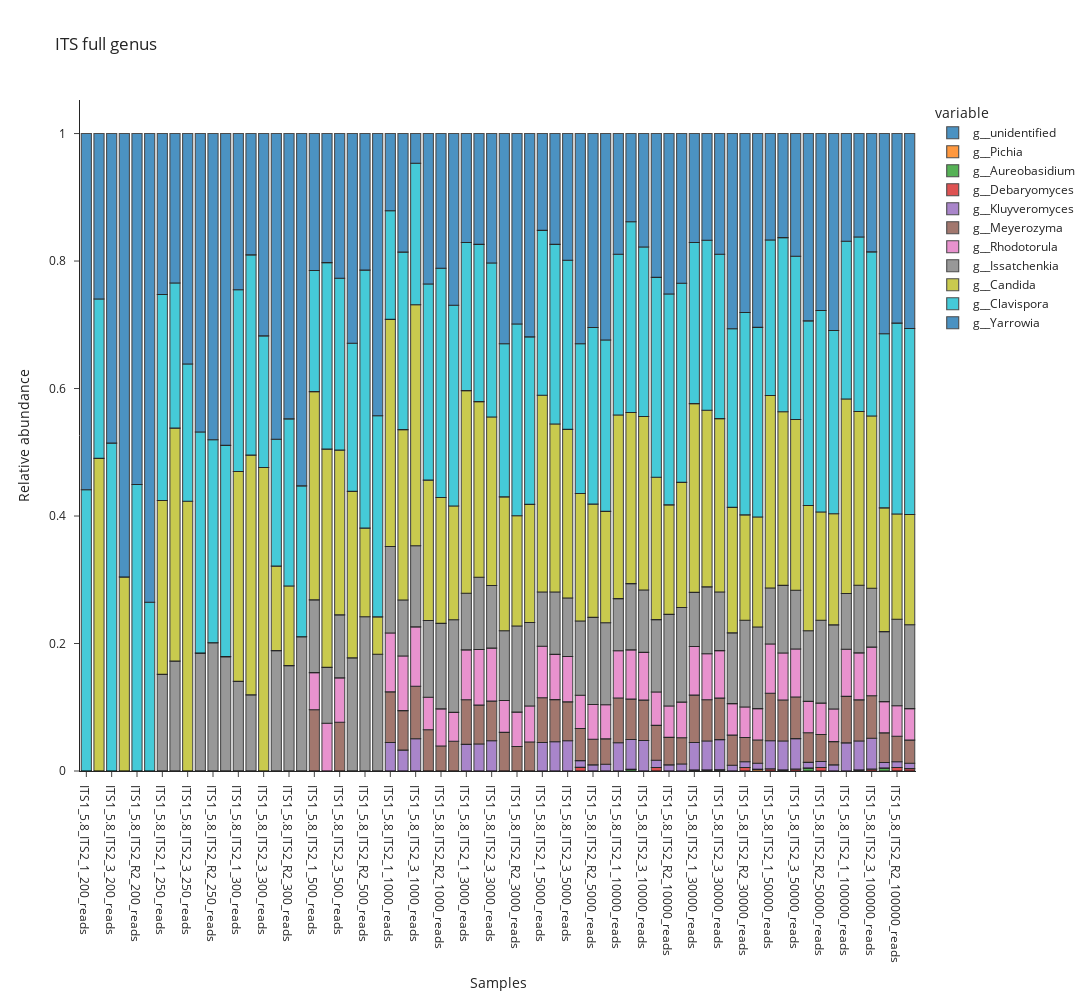

Notebook cell for this chart:
### Code cell
fig = px.bar(data_its12_g_sorted.T, 
             y=data_its12_g_sorted.index, 
             x=data_its12_g_sorted.columns,
             width=1600, 
             height=1000, 
            # color=data_tax_df.index,
             labels={'value': 'Relative abundance', 'index':'Samples'}, 
             template='simple_white', title = 'ITS full genus')
            # color_discrete_map=Color_collection)
#fig.update_layout(yaxis_range=[0, 1], legend_title_text='Taxon', legend_title_side='top center')
fig.update_traces(marker_line_width=1.1, marker_line_color='#202020', opacity=0.8)
fig.update_yaxes(ticksuffix = "  ")
fig.show()

### Figure 1 — Plotly figure (JSON) as saved in the notebook; plotly's stock layout.template omitted (floating-point values rounded to 4 significant figures)
{"data": [{"alignmentgroup": "True", "hovertemplate": "variable=g__unidentified<br>Samples=%{x}<br>Relative abundance=%{y}<extra></extra>", "legendgroup": "g__unidentified", "marker": {"color": "#1F77B4", "line": {"color": "#202020", "width": 1.1}, "pattern": {"shape": ""}}, "name": "g__unidentified", "offsetgroup": "g__unidentified", "opacity": 0.8, "orientation": "v", "showlegend": true, "textposition": "auto", "type": "bar", "x": ["ITS1_5.8_ITS2_1_200_reads", "ITS1_5.8_ITS2_2_200_reads", "ITS1_5.8_ITS2_3_200_reads", "ITS1_5.8_ITS2_R1_200_reads", "ITS1_5.8_ITS2_R2_200_reads", "ITS1_5.8_ITS2_R3_200_reads", "ITS1_5.8_ITS2_1_250_reads", "ITS1_5.8_ITS2_2_250_reads", "ITS1_5.8_ITS2_3_250_reads", "ITS1_5.8_ITS2_R1_250_reads", "ITS1_5.8_ITS2_R2_250_reads", "ITS1_5.8_ITS2_R3_250_reads", "ITS1_5.8_ITS2_1_300_reads", "ITS1_5.8_ITS2_2_300_reads", "ITS1_5.8_ITS2_3_300_reads", "ITS1_5.8_ITS2_R1_300_reads", "ITS1_5.8_ITS2_R2_300_reads", "ITS1_5.8_ITS2_R3_300_reads", "ITS1_5.8_ITS2_1_500_reads", "ITS1_5.8_ITS2_2_500_reads", "ITS1_5.8_ITS2_3_500_reads", "ITS1_5.8_ITS2_R1_500_reads", "ITS1_5.8_ITS2_R2_500_reads", "ITS1_5.8_ITS2_R3_500_reads", "ITS1_5.8_ITS2_1_1000_reads", "ITS1_5.8_ITS2_2_1000_reads", "ITS1_5.8_ITS2_3_1000_reads", "ITS1_5.8_ITS2_R1_1000_reads", "ITS1_5.8_ITS2_R2_1000_reads", "ITS1_5.8_ITS2_R3_1000_reads", "ITS1_5.8_ITS2_1_3000_reads", "ITS1_5.8_ITS2_2_3000_reads", "ITS1_5.8_ITS2_3_3000_reads", "ITS1_5.8_ITS2_R1_3000_reads", "ITS1_5.8_ITS2_R2_3000_reads", "ITS1_5.8_ITS2_R3_3000_reads", "ITS1_5.8_ITS2_1_5000_reads", "ITS1_5.8_ITS2_2_5000_reads", "ITS1_5.8_ITS2_3_5000_reads", "ITS1_5.8_ITS2_R1_5000_reads", "ITS1_5.8_ITS2_R2_5000_reads", "ITS1_5.8_ITS2_R3_5000_reads", "ITS1_5.8_ITS2_1_10000_reads", "ITS1_5.8_ITS2_2_10000_reads", "ITS1_5.8_ITS2_3_10000_reads", "ITS1_5.8_ITS2_R1_10000_reads", "ITS1_5.8_ITS2_R2_10000_reads", "ITS1_5.8_ITS2_R3_10000_reads", "ITS1_5.8_ITS2_1_30000_reads", "ITS1_5.8_ITS2_2_30000_reads", "ITS1_5.8_ITS2_3_30000_reads", "ITS1_5.8_ITS2_R1_30000_reads", "ITS1_5.8_ITS2_R2_30000_reads", "ITS1_5.8_ITS2_R3_30000_reads", "ITS1_5.8_ITS2_1_50000_reads", "ITS1_5.8_ITS2_2_50000_reads", "ITS1_5.8_ITS2_3_50000_reads", "ITS1_5.8_ITS2_R1_50000_reads", "ITS1_5.8_ITS2_R2_50000_reads", "ITS1_5.8_ITS2_R3_50000_reads", "ITS1_5.8_ITS2_1_100000_reads", "ITS1_5.8_ITS2_2_100000_reads", "ITS1_5.8_ITS2_3_100000_reads", "ITS1_5.8_ITS2_R1_100000_reads", "ITS1_5.8_ITS2_R2_100000_reads", "ITS1_5.8_ITS2_R3_100000_reads"], "xaxis": "x", "y": [0, 0, 0, 0, 0, 0, 0, 0, 0, 0, 0, 0, 0, 0, 0, 0, 0, 0, 0, 0, 0, 0, 0, 0, 0, 0, 0, 0, 0, 0, 0, 0, 0, 0, 0, 0, 0, 0, 0, 0, 0, 0, 0, 0, 0, 0, 0, 0, 0, 0.001454, 0, 0, 0, 0, 0, 0.001564, 0, 0, 0, 0, 0, 0.001565, 0, 0, 0, 0], "yaxis": "y"}, {"alignmentgroup": "True", "hovertemplate": "variable=g__Pichia<br>Samples=%{x}<br>Relative abundance=%{y}<extra></extra>", "legendgroup": "g__Pichia", "marker": {"color": "#FF7F0E", "line": {"color": "#202020", "width": 1.1}, "pattern": {"shape": ""}}, "name": "g__Pichia", "offsetgroup": "g__Pichia", "opacity": 0.8, "orientation": "v", "showlegend": true, "textposition": "auto", "type": "bar", "x": ["ITS1_5.8_ITS2_1_200_reads", "ITS1_5.8_ITS2_2_200_reads", "ITS1_5.8_ITS2_3_200_reads", "ITS1_5.8_ITS2_R1_200_reads", "ITS1_5.8_ITS2_R2_200_reads", "ITS1_5.8_ITS2_R3_200_reads", "ITS1_5.8_ITS2_1_250_reads", "ITS1_5.8_ITS2_2_250_reads", "ITS1_5.8_ITS2_3_250_reads", "ITS1_5.8_ITS2_R1_250_reads", "ITS1_5.8_ITS2_R2_250_reads", "ITS1_5.8_ITS2_R3_250_reads", "ITS1_5.8_ITS2_1_300_reads", "ITS1_5.8_ITS2_2_300_reads", "ITS1_5.8_ITS2_3_300_reads", "ITS1_5.8_ITS2_R1_300_reads", "ITS1_5.8_ITS2_R2_300_reads", "ITS1_5.8_ITS2_R3_300_reads", "ITS1_5.8_ITS2_1_500_reads", "ITS1_5.8_ITS2_2_500_reads", "ITS1_5.8_ITS2_3_500_reads", "ITS1_5.8_ITS2_R1_500_reads", "ITS1_5.8_ITS2_R2_500_reads", "ITS1_5.8_ITS2_R3_500_reads", "ITS1_5.8_ITS2_1_1000_reads", "ITS1_5.8_ITS2_2_1000_reads", "ITS1_5.8_ITS2_3_1000_reads", "ITS1_5.8_ITS2_R1_1000_reads", "ITS1_5.8_ITS2_R2_1000_reads", "ITS1_5.8_ITS2_R3_1000_reads", "ITS1_5.8_ITS2_1_3000_reads", "ITS1_5.8_ITS2_2_3000_reads", "ITS1_5.8_ITS2_3_3000_reads", "ITS1_5.8_ITS2_R1_3000_reads", "ITS1_5.8_ITS2_R2_3000_reads", "ITS1_5.8_ITS2_R3_3000_reads", "ITS1_5.8_ITS2_1_5000_reads", "ITS1_5.8_ITS2_2_5000_reads", "ITS1_5.8_ITS2_3_5000_reads", "ITS1_5.8_ITS2_R1_5000_reads", "ITS1_5.8_ITS2_R2_5000_reads", "ITS1_5.8_ITS2_R3_5000_reads", "ITS1_5.8_ITS2_1_10000_reads", "ITS1_5.8_ITS2_2_10000_reads", "ITS1_5.8_ITS2_3_10000_reads", "ITS1_5.8_ITS2_R1_10000_reads", "ITS1_5.8_ITS2_R2_10000_reads", "ITS1_5.8_ITS2_R3_10000_reads", "ITS1_5.8_ITS2_1_30000_reads", "ITS1_5.8_ITS2_2_30000_reads", "ITS1_5.8_ITS2_3_30000_reads", "ITS1_5.8_ITS2_R1_30000_reads", "ITS1_5.8_ITS2_R2_30000_reads", "ITS1_5.8_ITS2_R3_30000_reads", "ITS1_5.8_ITS2_1_50000_reads", "ITS1_5.8_ITS2_2_50000_reads", "ITS1_5.8_ITS2_3_50000_reads", "ITS1_5.8_ITS2_R1_50000_reads", "ITS1_5.8_ITS2_R2_50000_reads", "ITS1_5.8_ITS2_R3_50000_reads", "ITS1_5.8_ITS2_1_100000_reads", "ITS1_5.8_ITS2_2_100000_reads", "ITS1_5.8_ITS2_3_100000_reads", "ITS1_5.8_ITS2_R1_100000_reads", "ITS1_5.8_ITS2_R2_100000_reads", "ITS1_5.8_ITS2_R3_100000_reads"], "xaxis": "x", "y": [0, 0, 0, 0, 0, 0, 0, 0, 0, 0, 0, 0, 0, 0, 0, 0, 0, 0, 0, 0, 0, 0, 0, 0, 0, 0, 0, 0, 0, 0, 0, 0, 0, 0, 0, 0, 0, 0, 0, 0, 0, 0, 0, 0, 0, 0, 0, 0, 0.001399, 0, 0.001816, 0, 0, 0.002543, 0, 0, 0, 0, 0, 0, 0, 0, 0, 0, 0, 0], "yaxis": "y"}, {"alignmentgroup": "True", "hovertemplate": "variable=g__Aureobasidium<br>Samples=%{x}<br>Relative abundance=%{y}<extra></extra>", "legendgroup": "g__Aureobasidium", "marker": {"color": "#2CA02C", "line": {"color": "#202020", "width": 1.1}, "pattern": {"shape": ""}}, "name": "g__Aureobasidium", "offsetgroup": "g__Aureobasidium", "opacity": 0.8, "orientation": "v", "showlegend": true, "textposition": "auto", "type": "bar", "x": ["ITS1_5.8_ITS2_1_200_reads", "ITS1_5.8_ITS2_2_200_reads", "ITS1_5.8_ITS2_3_200_reads", "ITS1_5.8_ITS2_R1_200_reads", "ITS1_5.8_ITS2_R2_200_reads", "ITS1_5.8_ITS2_R3_200_reads", "ITS1_5.8_ITS2_1_250_reads", "ITS1_5.8_ITS2_2_250_reads", "ITS1_5.8_ITS2_3_250_reads", "ITS1_5.8_ITS2_R1_250_reads", "ITS1_5.8_ITS2_R2_250_reads", "ITS1_5.8_ITS2_R3_250_reads", "ITS1_5.8_ITS2_1_300_reads", "ITS1_5.8_ITS2_2_300_reads", "ITS1_5.8_ITS2_3_300_reads", "ITS1_5.8_ITS2_R1_300_reads", "ITS1_5.8_ITS2_R2_300_reads", "ITS1_5.8_ITS2_R3_300_reads", "ITS1_5.8_ITS2_1_500_reads", "ITS1_5.8_ITS2_2_500_reads", "ITS1_5.8_ITS2_3_500_reads", "ITS1_5.8_ITS2_R1_500_reads", "ITS1_5.8_ITS2_R2_500_reads", "ITS1_5.8_ITS2_R3_500_reads", "ITS1_5.8_ITS2_1_1000_reads", "ITS1_5.8_ITS2_2_1000_reads", "ITS1_5.8_ITS2_3_1000_reads", "ITS1_5.8_ITS2_R1_1000_reads", "ITS1_5.8_ITS2_R2_1000_reads", "ITS1_5.8_ITS2_R3_1000_reads", "ITS1_5.8_ITS2_1_3000_reads", "ITS1_5.8_ITS2_2_3000_reads", "ITS1_5.8_ITS2_3_3000_reads", "ITS1_5.8_ITS2_R1_3000_reads", "ITS1_5.8_ITS2_R2_3000_reads", "ITS1_5.8_ITS2_R3_3000_reads", "ITS1_5.8_ITS2_1_5000_reads", "ITS1_5.8_ITS2_2_5000_reads", "ITS1_5.8_ITS2_3_5000_reads", "ITS1_5.8_ITS2_R1_5000_reads", "ITS1_5.8_ITS2_R2_5000_reads", "ITS1_5.8_ITS2_R3_5000_reads", "ITS1_5.8_ITS2_1_10000_reads", "ITS1_5.8_ITS2_2_10000_reads", "ITS1_5.8_ITS2_3_10000_reads", "ITS1_5.8_ITS2_R1_10000_reads", "ITS1_5.8_ITS2_R2_10000_reads", "ITS1_5.8_ITS2_R3_10000_reads", "ITS1_5.8_ITS2_1_30000_reads", "ITS1_5.8_ITS2_2_30000_reads", "ITS1_5.8_ITS2_3_30000_reads", "ITS1_5.8_ITS2_R1_30000_reads", "ITS1_5.8_ITS2_R2_30000_reads", "ITS1_5.8_ITS2_R3_30000_reads", "ITS1_5.8_ITS2_1_50000_reads", "ITS1_5.8_ITS2_2_50000_reads", "ITS1_5.8_ITS2_3_50000_reads", "ITS1_5.8_ITS2_R1_50000_reads", "ITS1_5.8_ITS2_R2_50000_reads", "ITS1_5.8_ITS2_R3_50000_reads", "ITS1_5.8_ITS2_1_100000_reads", "ITS1_5.8_ITS2_2_100000_reads", "ITS1_5.8_ITS2_3_100000_reads", "ITS1_5.8_ITS2_R1_100000_reads", "ITS1_5.8_ITS2_R2_100000_reads", "ITS1_5.8_ITS2_R3_100000_reads"], "xaxis": "x", "y": [0, 0, 0, 0, 0, 0, 0, 0, 0, 0, 0, 0, 0, 0, 0, 0, 0, 0, 0, 0, 0, 0, 0, 0, 0, 0, 0, 0, 0, 0, 0, 0, 0, 0, 0, 0, 0, 0, 0, 0, 0, 0, 0, 0.002624, 0, 0, 0, 0, 0, 0, 0, 0, 0, 0, 0, 0, 0, 0.004491, 0, 0, 0, 0, 0, 0.004454, 0, 0], "yaxis": "y"}, {"alignmentgroup": "True", "hovertemplate": "variable=g__Debaryomyces<br>Samples=%{x}<br>Relative abundance=%{y}<extra></extra>", "legendgroup": "g__Debaryomyces", "marker": {"color": "#D62728", "line": {"color": "#202020", "width": 1.1}, "pattern": {"shape": ""}}, "name": "g__Debaryomyces", "offsetgroup": "g__Debaryomyces", "opacity": 0.8, "orientation": "v", "showlegend": true, "textposition": "auto", "type": "bar", "x": ["ITS1_5.8_ITS2_1_200_reads", "ITS1_5.8_ITS2_2_200_reads", "ITS1_5.8_ITS2_3_200_reads", "ITS1_5.8_ITS2_R1_200_reads", "ITS1_5.8_ITS2_R2_200_reads", "ITS1_5.8_ITS2_R3_200_reads", "ITS1_5.8_ITS2_1_250_reads", "ITS1_5.8_ITS2_2_250_reads", "ITS1_5.8_ITS2_3_250_reads", "ITS1_5.8_ITS2_R1_250_reads", "ITS1_5.8_ITS2_R2_250_reads", "ITS1_5.8_ITS2_R3_250_reads", "ITS1_5.8_ITS2_1_300_reads", "ITS1_5.8_ITS2_2_300_reads", "ITS1_5.8_ITS2_3_300_reads", "ITS1_5.8_ITS2_R1_300_reads", "ITS1_5.8_ITS2_R2_300_reads", "ITS1_5.8_ITS2_R3_300_reads", "ITS1_5.8_ITS2_1_500_reads", "ITS1_5.8_ITS2_2_500_reads", "ITS1_5.8_ITS2_3_500_reads", "ITS1_5.8_ITS2_R1_500_reads", "ITS1_5.8_ITS2_R2_500_reads", "ITS1_5.8_ITS2_R3_500_reads", "ITS1_5.8_ITS2_1_1000_reads", "ITS1_5.8_ITS2_2_1000_reads", "ITS1_5.8_ITS2_3_1000_reads", "ITS1_5.8_ITS2_R1_1000_reads", "ITS1_5.8_ITS2_R2_1000_reads", "ITS1_5.8_ITS2_R3_1000_reads", "ITS1_5.8_ITS2_1_3000_reads", "ITS1_5.8_ITS2_2_3000_reads", "ITS1_5.8_ITS2_3_3000_reads", "ITS1_5.8_ITS2_R1_3000_reads", "ITS1_5.8_ITS2_R2_3000_reads", "ITS1_5.8_ITS2_R3_3000_reads", "ITS1_5.8_ITS2_1_5000_reads", "ITS1_5.8_ITS2_2_5000_reads", "ITS1_5.8_ITS2_3_5000_reads", "ITS1_5.8_ITS2_R1_5000_reads", "ITS1_5.8_ITS2_R2_5000_reads", "ITS1_5.8_ITS2_R3_5000_reads", "ITS1_5.8_ITS2_1_10000_reads", "ITS1_5.8_ITS2_2_10000_reads", "ITS1_5.8_ITS2_3_10000_reads", "ITS1_5.8_ITS2_R1_10000_reads", "ITS1_5.8_ITS2_R2_10000_reads", "ITS1_5.8_ITS2_R3_10000_reads", "ITS1_5.8_ITS2_1_30000_reads", "ITS1_5.8_ITS2_2_30000_reads", "ITS1_5.8_ITS2_3_30000_reads", "ITS1_5.8_ITS2_R1_30000_reads", "ITS1_5.8_ITS2_R2_30000_reads", "ITS1_5.8_ITS2_R3_30000_reads", "ITS1_5.8_ITS2_1_50000_reads", "ITS1_5.8_ITS2_2_50000_reads", "ITS1_5.8_ITS2_3_50000_reads", "ITS1_5.8_ITS2_R1_50000_reads", "ITS1_5.8_ITS2_R2_50000_reads", "ITS1_5.8_ITS2_R3_50000_reads", "ITS1_5.8_ITS2_1_100000_reads", "ITS1_5.8_ITS2_2_100000_reads", "ITS1_5.8_ITS2_3_100000_reads", "ITS1_5.8_ITS2_R1_100000_reads", "ITS1_5.8_ITS2_R2_100000_reads", "ITS1_5.8_ITS2_R3_100000_reads"], "xaxis": "x", "y": [0, 0, 0, 0, 0, 0, 0, 0, 0, 0, 0, 0, 0, 0, 0, 0, 0, 0, 0, 0, 0, 0, 0, 0, 0, 0, 0, 0, 0, 0, 0, 0, 0, 0, 0, 0, 0, 0, 0, 0.00564, 0, 0, 0, 0, 0, 0.005548, 0, 0, 0, 0, 0, 0, 0.005458, 0, 0.003255, 0, 0.002976, 0, 0.005591, 0, 0, 0, 0.003016, 0, 0.005436, 0.003797], "yaxis": "y"}, {"alignmentgroup": "True", "hovertemplate": "variable=g__Kluyveromyces<br>Samples=%{x}<br>Relative abundance=%{y}<extra></extra>", "legendgroup": "g__Kluyveromyces", "marker": {"color": "#9467BD", "line": {"color": "#202020", "width": 1.1}, "pattern": {"shape": ""}}, "name": "g__Kluyveromyces", "offsetgroup": "g__Kluyveromyces", "opacity": 0.8, "orientation": "v", "showlegend": true, "textposition": "auto", "type": "bar", "x": ["ITS1_5.8_ITS2_1_200_reads", "ITS1_5.8_ITS2_2_200_reads", "ITS1_5.8_ITS2_3_200_reads", "ITS1_5.8_ITS2_R1_200_reads", "ITS1_5.8_ITS2_R2_200_reads", "ITS1_5.8_ITS2_R3_200_reads", "ITS1_5.8_ITS2_1_250_reads", "ITS1_5.8_ITS2_2_250_reads", "ITS1_5.8_ITS2_3_250_reads", "ITS1_5.8_ITS2_R1_250_reads", "ITS1_5.8_ITS2_R2_250_reads", "ITS1_5.8_ITS2_R3_250_reads", "ITS1_5.8_ITS2_1_300_reads", "ITS1_5.8_ITS2_2_300_reads", "ITS1_5.8_ITS2_3_300_reads", "ITS1_5.8_ITS2_R1_300_reads", "ITS1_5.8_ITS2_R2_300_reads", "ITS1_5.8_ITS2_R3_300_reads", "ITS1_5.8_ITS2_1_500_reads", "ITS1_5.8_ITS2_2_500_reads", "ITS1_5.8_ITS2_3_500_reads", "ITS1_5.8_ITS2_R1_500_reads", "ITS1_5.8_ITS2_R2_500_reads", "ITS1_5.8_ITS2_R3_500_reads", "ITS1_5.8_ITS2_1_1000_reads", "ITS1_5.8_ITS2_2_1000_reads", "ITS1_5.8_ITS2_3_1000_reads", "ITS1_5.8_ITS2_R1_1000_reads", "ITS1_5.8_ITS2_R2_1000_reads", "ITS1_5.8_ITS2_R3_1000_reads", "ITS1_5.8_ITS2_1_3000_reads", "ITS1_5.8_ITS2_2_3000_reads", "ITS1_5.8_ITS2_3_3000_reads", "ITS1_5.8_ITS2_R1_3000_reads", "ITS1_5.8_ITS2_R2_3000_reads", "ITS1_5.8_ITS2_R3_3000_reads", "ITS1_5.8_ITS2_1_5000_reads", "ITS1_5.8_ITS2_2_5000_reads", "ITS1_5.8_ITS2_3_5000_reads", "ITS1_5.8_ITS2_R1_5000_reads", "ITS1_5.8_ITS2_R2_5000_reads", "ITS1_5.8_ITS2_R3_5000_reads", "ITS1_5.8_ITS2_1_10000_reads", "ITS1_5.8_ITS2_2_10000_reads", "ITS1_5.8_ITS2_3_10000_reads", "ITS1_5.8_ITS2_R1_10000_reads", "ITS1_5.8_ITS2_R2_10000_reads", "ITS1_5.8_ITS2_R3_10000_reads", "ITS1_5.8_ITS2_1_30000_reads", "ITS1_5.8_ITS2_2_30000_reads", "ITS1_5.8_ITS2_3_30000_reads", "ITS1_5.8_ITS2_R1_30000_reads", "ITS1_5.8_ITS2_R2_30000_reads", "ITS1_5.8_ITS2_R3_30000_reads", "ITS1_5.8_ITS2_1_50000_reads", "ITS1_5.8_ITS2_2_50000_reads", "ITS1_5.8_ITS2_3_50000_reads", "ITS1_5.8_ITS2_R1_50000_reads", "ITS1_5.8_ITS2_R2_50000_reads", "ITS1_5.8_ITS2_R3_50000_reads", "ITS1_5.8_ITS2_1_100000_reads", "ITS1_5.8_ITS2_2_100000_reads", "ITS1_5.8_ITS2_3_100000_reads", "ITS1_5.8_ITS2_R1_100000_reads", "ITS1_5.8_ITS2_R2_100000_reads", "ITS1_5.8_ITS2_R3_100000_reads"], "xaxis": "x", "y": [0, 0, 0, 0, 0, 0, 0, 0, 0, 0, 0, 0, 0, 0, 0, 0, 0, 0, 0, 0, 0, 0, 0, 0, 0.04473, 0.03269, 0.05068, 0, 0, 0, 0.04176, 0.04225, 0.04742, 0, 0, 0, 0.0448, 0.04579, 0.04741, 0.0106, 0.009602, 0.01048, 0.0443, 0.04689, 0.04779, 0.01134, 0.009629, 0.01106, 0.0434, 0.0457, 0.04742, 0.009085, 0.009075, 0.009536, 0.04431, 0.04541, 0.04786, 0.009058, 0.009297, 0.009576, 0.04409, 0.04547, 0.04832, 0.008983, 0.009039, 0.008311], "yaxis": "y"}, {"alignmentgroup": "True", "hovertemplate": "variable=g__Meyerozyma<br>Samples=%{x}<br>Relative abundance=%{y}<extra></extra>", "legendgroup": "g__Meyerozyma", "marker": {"color": "#8C564B", "line": {"color": "#202020", "width": 1.1}, "pattern": {"shape": ""}}, "name": "g__Meyerozyma", "offsetgroup": "g__Meyerozyma", "opacity": 0.8, "orientation": "v", "showlegend": true, "textposition": "auto", "type": "bar", "x": ["ITS1_5.8_ITS2_1_200_reads", "ITS1_5.8_ITS2_2_200_reads", "ITS1_5.8_ITS2_3_200_reads", "ITS1_5.8_ITS2_R1_200_reads", "ITS1_5.8_ITS2_R2_200_reads", "ITS1_5.8_ITS2_R3_200_reads", "ITS1_5.8_ITS2_1_250_reads", "ITS1_5.8_ITS2_2_250_reads", "ITS1_5.8_ITS2_3_250_reads", "ITS1_5.8_ITS2_R1_250_reads", "ITS1_5.8_ITS2_R2_250_reads", "ITS1_5.8_ITS2_R3_250_reads", "ITS1_5.8_ITS2_1_300_reads", "ITS1_5.8_ITS2_2_300_reads", "ITS1_5.8_ITS2_3_300_reads", "ITS1_5.8_ITS2_R1_300_reads", "ITS1_5.8_ITS2_R2_300_reads", "ITS1_5.8_ITS2_R3_300_reads", "ITS1_5.8_ITS2_1_500_reads", "ITS1_5.8_ITS2_2_500_reads", "ITS1_5.8_ITS2_3_500_reads", "ITS1_5.8_ITS2_R1_500_reads", "ITS1_5.8_ITS2_R2_500_reads", "ITS1_5.8_ITS2_R3_500_reads", "ITS1_5.8_ITS2_1_1000_reads", "ITS1_5.8_ITS2_2_1000_reads", "ITS1_5.8_ITS2_3_1000_reads", "ITS1_5.8_ITS2_R1_1000_reads", "ITS1_5.8_ITS2_R2_1000_reads", "ITS1_5.8_ITS2_R3_1000_reads", "ITS1_5.8_ITS2_1_3000_reads", "ITS1_5.8_ITS2_2_3000_reads", "ITS1_5.8_ITS2_3_3000_reads", "ITS1_5.8_ITS2_R1_3000_reads", "ITS1_5.8_ITS2_R2_3000_reads", "ITS1_5.8_ITS2_R3_3000_reads", "ITS1_5.8_ITS2_1_5000_reads", "ITS1_5.8_ITS2_2_5000_reads", "ITS1_5.8_ITS2_3_5000_reads", "ITS1_5.8_ITS2_R1_5000_reads", "ITS1_5.8_ITS2_R2_5000_reads", "ITS1_5.8_ITS2_R3_5000_reads", "ITS1_5.8_ITS2_1_10000_reads", "ITS1_5.8_ITS2_2_10000_reads", "ITS1_5.8_ITS2_3_10000_reads", "ITS1_5.8_ITS2_R1_10000_reads", "ITS1_5.8_ITS2_R2_10000_reads", "ITS1_5.8_ITS2_R3_10000_reads", "ITS1_5.8_ITS2_1_30000_reads", "ITS1_5.8_ITS2_2_30000_reads", "ITS1_5.8_ITS2_3_30000_reads", "ITS1_5.8_ITS2_R1_30000_reads", "ITS1_5.8_ITS2_R2_30000_reads", "ITS1_5.8_ITS2_R3_30000_reads", "ITS1_5.8_ITS2_1_50000_reads", "ITS1_5.8_ITS2_2_50000_reads", "ITS1_5.8_ITS2_3_50000_reads", "ITS1_5.8_ITS2_R1_50000_reads", "ITS1_5.8_ITS2_R2_50000_reads", "ITS1_5.8_ITS2_R3_50000_reads", "ITS1_5.8_ITS2_1_100000_reads", "ITS1_5.8_ITS2_2_100000_reads", "ITS1_5.8_ITS2_3_100000_reads", "ITS1_5.8_ITS2_R1_100000_reads", "ITS1_5.8_ITS2_R2_100000_reads", "ITS1_5.8_ITS2_R3_100000_reads"], "xaxis": "x", "y": [0, 0, 0, 0, 0, 0, 0, 0, 0, 0, 0, 0, 0, 0, 0, 0, 0, 0, 0.0962, 0, 0.0764, 0, 0, 0, 0.07937, 0.06201, 0.08219, 0.0647, 0.03924, 0.04656, 0.06998, 0.06111, 0.06222, 0.06059, 0.03836, 0.04558, 0.07007, 0.06619, 0.06102, 0.05053, 0.04024, 0.03988, 0.07016, 0.06331, 0.06346, 0.05462, 0.04315, 0.04113, 0.07428, 0.06471, 0.06516, 0.04719, 0.03801, 0.03666, 0.07442, 0.06452, 0.06537, 0.04641, 0.04239, 0.03644, 0.07305, 0.06459, 0.06676, 0.04644, 0.04001, 0.03626], "yaxis": "y"}, {"alignmentgroup": "True", "hovertemplate": "variable=g__Rhodotorula<br>Samples=%{x}<br>Relative abundance=%{y}<extra></extra>", "legendgroup": "g__Rhodotorula", "marker": {"color": "#E377C2", "line": {"color": "#202020", "width": 1.1}, "pattern": {"shape": ""}}, "name": "g__Rhodotorula", "offsetgroup": "g__Rhodotorula", "opacity": 0.8, "orientation": "v", "showlegend": true, "textposition": "auto", "type": "bar", "x": ["ITS1_5.8_ITS2_1_200_reads", "ITS1_5.8_ITS2_2_200_reads", "ITS1_5.8_ITS2_3_200_reads", "ITS1_5.8_ITS2_R1_200_reads", "ITS1_5.8_ITS2_R2_200_reads", "ITS1_5.8_ITS2_R3_200_reads", "ITS1_5.8_ITS2_1_250_reads", "ITS1_5.8_ITS2_2_250_reads", "ITS1_5.8_ITS2_3_250_reads", "ITS1_5.8_ITS2_R1_250_reads", "ITS1_5.8_ITS2_R2_250_reads", "ITS1_5.8_ITS2_R3_250_reads", "ITS1_5.8_ITS2_1_300_reads", "ITS1_5.8_ITS2_2_300_reads", "ITS1_5.8_ITS2_3_300_reads", "ITS1_5.8_ITS2_R1_300_reads", "ITS1_5.8_ITS2_R2_300_reads", "ITS1_5.8_ITS2_R3_300_reads", "ITS1_5.8_ITS2_1_500_reads", "ITS1_5.8_ITS2_2_500_reads", "ITS1_5.8_ITS2_3_500_reads", "ITS1_5.8_ITS2_R1_500_reads", "ITS1_5.8_ITS2_R2_500_reads", "ITS1_5.8_ITS2_R3_500_reads", "ITS1_5.8_ITS2_1_1000_reads", "ITS1_5.8_ITS2_2_1000_reads", "ITS1_5.8_ITS2_3_1000_reads", "ITS1_5.8_ITS2_R1_1000_reads", "ITS1_5.8_ITS2_R2_1000_reads", "ITS1_5.8_ITS2_R3_1000_reads", "ITS1_5.8_ITS2_1_3000_reads", "ITS1_5.8_ITS2_2_3000_reads", "ITS1_5.8_ITS2_3_3000_reads", "ITS1_5.8_ITS2_R1_3000_reads", "ITS1_5.8_ITS2_R2_3000_reads", "ITS1_5.8_ITS2_R3_3000_reads", "ITS1_5.8_ITS2_1_5000_reads", "ITS1_5.8_ITS2_2_5000_reads", "ITS1_5.8_ITS2_3_5000_reads", "ITS1_5.8_ITS2_R1_5000_reads", "ITS1_5.8_ITS2_R2_5000_reads", "ITS1_5.8_ITS2_R3_5000_reads", "ITS1_5.8_ITS2_1_10000_reads", "ITS1_5.8_ITS2_2_10000_reads", "ITS1_5.8_ITS2_3_10000_reads", "ITS1_5.8_ITS2_R1_10000_reads", "ITS1_5.8_ITS2_R2_10000_reads", "ITS1_5.8_ITS2_R3_10000_reads", "ITS1_5.8_ITS2_1_30000_reads", "ITS1_5.8_ITS2_2_30000_reads", "ITS1_5.8_ITS2_3_30000_reads", "ITS1_5.8_ITS2_R1_30000_reads", "ITS1_5.8_ITS2_R2_30000_reads", "ITS1_5.8_ITS2_R3_30000_reads", "ITS1_5.8_ITS2_1_50000_reads", "ITS1_5.8_ITS2_2_50000_reads", "ITS1_5.8_ITS2_3_50000_reads", "ITS1_5.8_ITS2_R1_50000_reads", "ITS1_5.8_ITS2_R2_50000_reads", "ITS1_5.8_ITS2_R3_50000_reads", "ITS1_5.8_ITS2_1_100000_reads", "ITS1_5.8_ITS2_2_100000_reads", "ITS1_5.8_ITS2_3_100000_reads", "ITS1_5.8_ITS2_R1_100000_reads", "ITS1_5.8_ITS2_R2_100000_reads", "ITS1_5.8_ITS2_R3_100000_reads"], "xaxis": "x", "y": [0, 0, 0, 0, 0, 0, 0, 0, 0, 0, 0, 0, 0, 0, 0, 0, 0, 0, 0.05817, 0.075, 0.06966, 0, 0, 0, 0.09235, 0.08568, 0.09315, 0.05108, 0.05823, 0.04545, 0.07825, 0.08714, 0.08308, 0.04994, 0.054, 0.0563, 0.08086, 0.07096, 0.07112, 0.05211, 0.05441, 0.05356, 0.07414, 0.07723, 0.07478, 0.0524, 0.0491, 0.0558, 0.07619, 0.07202, 0.07444, 0.04943, 0.04792, 0.04916, 0.07723, 0.0736, 0.07522, 0.04928, 0.04915, 0.05127, 0.0738, 0.07369, 0.07625, 0.04891, 0.04778, 0.04954], "yaxis": "y"}, {"alignmentgroup": "True", "hovertemplate": "variable=g__Issatchenkia<br>Samples=%{x}<br>Relative abundance=%{y}<extra></extra>", "legendgroup": "g__Issatchenkia", "marker": {"color": "#7F7F7F", "line": {"color": "#202020", "width": 1.1}, "pattern": {"shape": ""}}, "name": "g__Issatchenkia", "offsetgroup": "g__Issatchenkia", "opacity": 0.8, "orientation": "v", "showlegend": true, "textposition": "auto", "type": "bar", "x": ["ITS1_5.8_ITS2_1_200_reads", "ITS1_5.8_ITS2_2_200_reads", "ITS1_5.8_ITS2_3_200_reads", "ITS1_5.8_ITS2_R1_200_reads", "ITS1_5.8_ITS2_R2_200_reads", "ITS1_5.8_ITS2_R3_200_reads", "ITS1_5.8_ITS2_1_250_reads", "ITS1_5.8_ITS2_2_250_reads", "ITS1_5.8_ITS2_3_250_reads", "ITS1_5.8_ITS2_R1_250_reads", "ITS1_5.8_ITS2_R2_250_reads", "ITS1_5.8_ITS2_R3_250_reads", "ITS1_5.8_ITS2_1_300_reads", "ITS1_5.8_ITS2_2_300_reads", "ITS1_5.8_ITS2_3_300_reads", "ITS1_5.8_ITS2_R1_300_reads", "ITS1_5.8_ITS2_R2_300_reads", "ITS1_5.8_ITS2_R3_300_reads", "ITS1_5.8_ITS2_1_500_reads", "ITS1_5.8_ITS2_2_500_reads", "ITS1_5.8_ITS2_3_500_reads", "ITS1_5.8_ITS2_R1_500_reads", "ITS1_5.8_ITS2_R2_500_reads", "ITS1_5.8_ITS2_R3_500_reads", "ITS1_5.8_ITS2_1_1000_reads", "ITS1_5.8_ITS2_2_1000_reads", "ITS1_5.8_ITS2_3_1000_reads", "ITS1_5.8_ITS2_R1_1000_reads", "ITS1_5.8_ITS2_R2_1000_reads", "ITS1_5.8_ITS2_R3_1000_reads", "ITS1_5.8_ITS2_1_3000_reads", "ITS1_5.8_ITS2_2_3000_reads", "ITS1_5.8_ITS2_3_3000_reads", "ITS1_5.8_ITS2_R1_3000_reads", "ITS1_5.8_ITS2_R2_3000_reads", "ITS1_5.8_ITS2_R3_3000_reads", "ITS1_5.8_ITS2_1_5000_reads", "ITS1_5.8_ITS2_2_5000_reads", "ITS1_5.8_ITS2_3_5000_reads", "ITS1_5.8_ITS2_R1_5000_reads", "ITS1_5.8_ITS2_R2_5000_reads", "ITS1_5.8_ITS2_R3_5000_reads", "ITS1_5.8_ITS2_1_10000_reads", "ITS1_5.8_ITS2_2_10000_reads", "ITS1_5.8_ITS2_3_10000_reads", "ITS1_5.8_ITS2_R1_10000_reads", "ITS1_5.8_ITS2_R2_10000_reads", "ITS1_5.8_ITS2_R3_10000_reads", "ITS1_5.8_ITS2_1_30000_reads", "ITS1_5.8_ITS2_2_30000_reads", "ITS1_5.8_ITS2_3_30000_reads", "ITS1_5.8_ITS2_R1_30000_reads", "ITS1_5.8_ITS2_R2_30000_reads", "ITS1_5.8_ITS2_R3_30000_reads", "ITS1_5.8_ITS2_1_50000_reads", "ITS1_5.8_ITS2_2_50000_reads", "ITS1_5.8_ITS2_3_50000_reads", "ITS1_5.8_ITS2_R1_50000_reads", "ITS1_5.8_ITS2_R2_50000_reads", "ITS1_5.8_ITS2_R3_50000_reads", "ITS1_5.8_ITS2_1_100000_reads", "ITS1_5.8_ITS2_2_100000_reads", "ITS1_5.8_ITS2_3_100000_reads", "ITS1_5.8_ITS2_R1_100000_reads", "ITS1_5.8_ITS2_R2_100000_reads", "ITS1_5.8_ITS2_R3_100000_reads"], "xaxis": "x", "y": [0, 0, 0, 0, 0, 0, 0.1515, 0.1724, 0, 0.185, 0.2011, 0.1793, 0.1406, 0.1195, 0, 0.1888, 0.1653, 0.2105, 0.1141, 0.0875, 0.09888, 0.1774, 0.2421, 0.1832, 0.1356, 0.08794, 0.1274, 0.1203, 0.1342, 0.1452, 0.08879, 0.1135, 0.09825, 0.1094, 0.1352, 0.131, 0.085, 0.09787, 0.09197, 0.1164, 0.1367, 0.1285, 0.08176, 0.1039, 0.09787, 0.1135, 0.1438, 0.1485, 0.08496, 0.105, 0.0919, 0.1111, 0.1361, 0.128, 0.08793, 0.1061, 0.09203, 0.1107, 0.1301, 0.132, 0.08751, 0.106, 0.09242, 0.1098, 0.1359, 0.1316], "yaxis": "y"}, {"alignmentgroup": "True", "hovertemplate": "variable=g__Candida<br>Samples=%{x}<br>Relative abundance=%{y}<extra></extra>", "legendgroup": "g__Candida", "marker": {"color": "#BCBD22", "line": {"color": "#202020", "width": 1.1}, "pattern": {"shape": ""}}, "name": "g__Candida", "offsetgroup": "g__Candida", "opacity": 0.8, "orientation": "v", "showlegend": true, "textposition": "auto", "type": "bar", "x": ["ITS1_5.8_ITS2_1_200_reads", "ITS1_5.8_ITS2_2_200_reads", "ITS1_5.8_ITS2_3_200_reads", "ITS1_5.8_ITS2_R1_200_reads", "ITS1_5.8_ITS2_R2_200_reads", "ITS1_5.8_ITS2_R3_200_reads", "ITS1_5.8_ITS2_1_250_reads", "ITS1_5.8_ITS2_2_250_reads", "ITS1_5.8_ITS2_3_250_reads", "ITS1_5.8_ITS2_R1_250_reads", "ITS1_5.8_ITS2_R2_250_reads", "ITS1_5.8_ITS2_R3_250_reads", "ITS1_5.8_ITS2_1_300_reads", "ITS1_5.8_ITS2_2_300_reads", "ITS1_5.8_ITS2_3_300_reads", "ITS1_5.8_ITS2_R1_300_reads", "ITS1_5.8_ITS2_R2_300_reads", "ITS1_5.8_ITS2_R3_300_reads", "ITS1_5.8_ITS2_1_500_reads", "ITS1_5.8_ITS2_2_500_reads", "ITS1_5.8_ITS2_3_500_reads", "ITS1_5.8_ITS2_R1_500_reads", "ITS1_5.8_ITS2_R2_500_reads", "ITS1_5.8_ITS2_R3_500_reads", "ITS1_5.8_ITS2_1_1000_reads", "ITS1_5.8_ITS2_2_1000_reads", "ITS1_5.8_ITS2_3_1000_reads", "ITS1_5.8_ITS2_R1_1000_reads", "ITS1_5.8_ITS2_R2_1000_reads", "ITS1_5.8_ITS2_R3_1000_reads", "ITS1_5.8_ITS2_1_3000_reads", "ITS1_5.8_ITS2_2_3000_reads", "ITS1_5.8_ITS2_3_3000_reads", "ITS1_5.8_ITS2_R1_3000_reads", "ITS1_5.8_ITS2_R2_3000_reads", "ITS1_5.8_ITS2_R3_3000_reads", "ITS1_5.8_ITS2_1_5000_reads", "ITS1_5.8_ITS2_2_5000_reads", "ITS1_5.8_ITS2_3_5000_reads", "ITS1_5.8_ITS2_R1_5000_reads", "ITS1_5.8_ITS2_R2_5000_reads", "ITS1_5.8_ITS2_R3_5000_reads", "ITS1_5.8_ITS2_1_10000_reads", "ITS1_5.8_ITS2_2_10000_reads", "ITS1_5.8_ITS2_3_10000_reads", "ITS1_5.8_ITS2_R1_10000_reads", "ITS1_5.8_ITS2_R2_10000_reads", "ITS1_5.8_ITS2_R3_10000_reads", "ITS1_5.8_ITS2_1_30000_reads", "ITS1_5.8_ITS2_2_30000_reads", "ITS1_5.8_ITS2_3_30000_reads", "ITS1_5.8_ITS2_R1_30000_reads", "ITS1_5.8_ITS2_R2_30000_reads", "ITS1_5.8_ITS2_R3_30000_reads", "ITS1_5.8_ITS2_1_50000_reads", "ITS1_5.8_ITS2_2_50000_reads", "ITS1_5.8_ITS2_3_50000_reads", "ITS1_5.8_ITS2_R1_50000_reads", "ITS1_5.8_ITS2_R2_50000_reads", "ITS1_5.8_ITS2_R3_50000_reads", "ITS1_5.8_ITS2_1_100000_reads", "ITS1_5.8_ITS2_2_100000_reads", "ITS1_5.8_ITS2_3_100000_reads", "ITS1_5.8_ITS2_R1_100000_reads", "ITS1_5.8_ITS2_R2_100000_reads", "ITS1_5.8_ITS2_R3_100000_reads"], "xaxis": "x", "y": [0, 0.4904, 0, 0.3043, 0, 0, 0.2727, 0.3655, 0.4231, 0, 0, 0, 0.3293, 0.3761, 0.4762, 0.1327, 0.125, 0, 0.3266, 0.3425, 0.2584, 0.2613, 0.1389, 0.05852, 0.3564, 0.2672, 0.3781, 0.2202, 0.1975, 0.1785, 0.3179, 0.2754, 0.2644, 0.2101, 0.1728, 0.1854, 0.3088, 0.2635, 0.2645, 0.2001, 0.1776, 0.1748, 0.288, 0.2685, 0.2722, 0.2233, 0.1718, 0.1963, 0.2961, 0.2772, 0.272, 0.1968, 0.1652, 0.1725, 0.3018, 0.2725, 0.268, 0.1964, 0.1697, 0.1743, 0.3051, 0.2726, 0.2702, 0.1942, 0.165, 0.1729], "yaxis": "y"}, {"alignmentgroup": "True", "hovertemplate": "variable=g__Clavispora<br>Samples=%{x}<br>Relative abundance=%{y}<extra></extra>", "legendgroup": "g__Clavispora", "marker": {"color": "#17BECF", "line": {"color": "#202020", "width": 1.1}, "pattern": {"shape": ""}}, "name": "g__Clavispora", "offsetgroup": "g__Clavispora", "opacity": 0.8, "orientation": "v", "showlegend": true, "textposition": "auto", "type": "bar", "x": ["ITS1_5.8_ITS2_1_200_reads", "ITS1_5.8_ITS2_2_200_reads", "ITS1_5.8_ITS2_3_200_reads", "ITS1_5.8_ITS2_R1_200_reads", "ITS1_5.8_ITS2_R2_200_reads", "ITS1_5.8_ITS2_R3_200_reads", "ITS1_5.8_ITS2_1_250_reads", "ITS1_5.8_ITS2_2_250_reads", "ITS1_5.8_ITS2_3_250_reads", "ITS1_5.8_ITS2_R1_250_reads", "ITS1_5.8_ITS2_R2_250_reads", "ITS1_5.8_ITS2_R3_250_reads", "ITS1_5.8_ITS2_1_300_reads", "ITS1_5.8_ITS2_2_300_reads", "ITS1_5.8_ITS2_3_300_reads", "ITS1_5.8_ITS2_R1_300_reads", "ITS1_5.8_ITS2_R2_300_reads", "ITS1_5.8_ITS2_R3_300_reads", "ITS1_5.8_ITS2_1_500_reads", "ITS1_5.8_ITS2_2_500_reads", "ITS1_5.8_ITS2_3_500_reads", "ITS1_5.8_ITS2_R1_500_reads", "ITS1_5.8_ITS2_R2_500_reads", "ITS1_5.8_ITS2_R3_500_reads", "ITS1_5.8_ITS2_1_1000_reads", "ITS1_5.8_ITS2_2_1000_reads", "ITS1_5.8_ITS2_3_1000_reads", "ITS1_5.8_ITS2_R1_1000_reads", "ITS1_5.8_ITS2_R2_1000_reads", "ITS1_5.8_ITS2_R3_1000_reads", "ITS1_5.8_ITS2_1_3000_reads", "ITS1_5.8_ITS2_2_3000_reads", "ITS1_5.8_ITS2_3_3000_reads", "ITS1_5.8_ITS2_R1_3000_reads", "ITS1_5.8_ITS2_R2_3000_reads", "ITS1_5.8_ITS2_R3_3000_reads", "ITS1_5.8_ITS2_1_5000_reads", "ITS1_5.8_ITS2_2_5000_reads", "ITS1_5.8_ITS2_3_5000_reads", "ITS1_5.8_ITS2_R1_5000_reads", "ITS1_5.8_ITS2_R2_5000_reads", "ITS1_5.8_ITS2_R3_5000_reads", "ITS1_5.8_ITS2_1_10000_reads", "ITS1_5.8_ITS2_2_10000_reads", "ITS1_5.8_ITS2_3_10000_reads", "ITS1_5.8_ITS2_R1_10000_reads", "ITS1_5.8_ITS2_R2_10000_reads", "ITS1_5.8_ITS2_R3_10000_reads", "ITS1_5.8_ITS2_1_30000_reads", "ITS1_5.8_ITS2_2_30000_reads", "ITS1_5.8_ITS2_3_30000_reads", "ITS1_5.8_ITS2_R1_30000_reads", "ITS1_5.8_ITS2_R2_30000_reads", "ITS1_5.8_ITS2_R3_30000_reads", "ITS1_5.8_ITS2_1_50000_reads", "ITS1_5.8_ITS2_2_50000_reads", "ITS1_5.8_ITS2_3_50000_reads", "ITS1_5.8_ITS2_R1_50000_reads", "ITS1_5.8_ITS2_R2_50000_reads", "ITS1_5.8_ITS2_R3_50000_reads", "ITS1_5.8_ITS2_1_100000_reads", "ITS1_5.8_ITS2_2_100000_reads", "ITS1_5.8_ITS2_3_100000_reads", "ITS1_5.8_ITS2_R1_100000_reads", "ITS1_5.8_ITS2_R2_100000_reads", "ITS1_5.8_ITS2_R3_100000_reads"], "xaxis": "x", "y": [0.4412, 0.25, 0.5143, 0, 0.4495, 0.2647, 0.3232, 0.2276, 0.2154, 0.3468, 0.3184, 0.3315, 0.2851, 0.3142, 0.2063, 0.199, 0.2621, 0.2368, 0.1902, 0.2925, 0.2697, 0.2323, 0.4048, 0.3155, 0.1703, 0.2785, 0.2219, 0.3076, 0.3595, 0.3149, 0.2325, 0.2467, 0.2417, 0.2402, 0.3009, 0.2627, 0.2587, 0.2819, 0.2651, 0.2348, 0.2771, 0.2689, 0.2522, 0.2992, 0.266, 0.3136, 0.3308, 0.3124, 0.2528, 0.2666, 0.2579, 0.2801, 0.3176, 0.2975, 0.2441, 0.2731, 0.2562, 0.2898, 0.3161, 0.2875, 0.2474, 0.2739, 0.2573, 0.2732, 0.2994, 0.2916], "yaxis": "y"}, {"alignmentgroup": "True", "hovertemplate": "variable=g__Yarrowia<br>Samples=%{x}<br>Relative abundance=%{y}<extra></extra>", "legendgroup": "g__Yarrowia", "marker": {"color": "#1F77B4", "line": {"color": "#202020", "width": 1.1}, "pattern": {"shape": ""}}, "name": "g__Yarrowia", "offsetgroup": "g__Yarrowia", "opacity": 0.8, "orientation": "v", "showlegend": true, "textposition": "auto", "type": "bar", "x": ["ITS1_5.8_ITS2_1_200_reads", "ITS1_5.8_ITS2_2_200_reads", "ITS1_5.8_ITS2_3_200_reads", "ITS1_5.8_ITS2_R1_200_reads", "ITS1_5.8_ITS2_R2_200_reads", "ITS1_5.8_ITS2_R3_200_reads", "ITS1_5.8_ITS2_1_250_reads", "ITS1_5.8_ITS2_2_250_reads", "ITS1_5.8_ITS2_3_250_reads", "ITS1_5.8_ITS2_R1_250_reads", "ITS1_5.8_ITS2_R2_250_reads", "ITS1_5.8_ITS2_R3_250_reads", "ITS1_5.8_ITS2_1_300_reads", "ITS1_5.8_ITS2_2_300_reads", "ITS1_5.8_ITS2_3_300_reads", "ITS1_5.8_ITS2_R1_300_reads", "ITS1_5.8_ITS2_R2_300_reads", "ITS1_5.8_ITS2_R3_300_reads", "ITS1_5.8_ITS2_1_500_reads", "ITS1_5.8_ITS2_2_500_reads", "ITS1_5.8_ITS2_3_500_reads", "ITS1_5.8_ITS2_R1_500_reads", "ITS1_5.8_ITS2_R2_500_reads", "ITS1_5.8_ITS2_R3_500_reads", "ITS1_5.8_ITS2_1_1000_reads", "ITS1_5.8_ITS2_2_1000_reads", "ITS1_5.8_ITS2_3_1000_reads", "ITS1_5.8_ITS2_R1_1000_reads", "ITS1_5.8_ITS2_R2_1000_reads", "ITS1_5.8_ITS2_R3_1000_reads", "ITS1_5.8_ITS2_1_3000_reads", "ITS1_5.8_ITS2_2_3000_reads", "ITS1_5.8_ITS2_3_3000_reads", "ITS1_5.8_ITS2_R1_3000_reads", "ITS1_5.8_ITS2_R2_3000_reads", "ITS1_5.8_ITS2_R3_3000_reads", "ITS1_5.8_ITS2_1_5000_reads", "ITS1_5.8_ITS2_2_5000_reads", "ITS1_5.8_ITS2_3_5000_reads", "ITS1_5.8_ITS2_R1_5000_reads", "ITS1_5.8_ITS2_R2_5000_reads", "ITS1_5.8_ITS2_R3_5000_reads", "ITS1_5.8_ITS2_1_10000_reads", "ITS1_5.8_ITS2_2_10000_reads", "ITS1_5.8_ITS2_3_10000_reads", "ITS1_5.8_ITS2_R1_10000_reads", "ITS1_5.8_ITS2_R2_10000_reads", "ITS1_5.8_ITS2_R3_10000_reads", "ITS1_5.8_ITS2_1_30000_reads", "ITS1_5.8_ITS2_2_30000_reads", "ITS1_5.8_ITS2_3_30000_reads", "ITS1_5.8_ITS2_R1_30000_reads", "ITS1_5.8_ITS2_R2_30000_reads", "ITS1_5.8_ITS2_R3_30000_reads", "ITS1_5.8_ITS2_1_50000_reads", "ITS1_5.8_ITS2_2_50000_reads", "ITS1_5.8_ITS2_3_50000_reads", "ITS1_5.8_ITS2_R1_50000_reads", "ITS1_5.8_ITS2_R2_50000_reads", "ITS1_5.8_ITS2_R3_50000_reads", "ITS1_5.8_ITS2_1_100000_reads", "ITS1_5.8_ITS2_2_100000_reads", "ITS1_5.8_ITS2_3_100000_reads", "ITS1_5.8_ITS2_R1_100000_reads", "ITS1_5.8_ITS2_R2_100000_reads", "ITS1_5.8_ITS2_R3_100000_reads"], "xaxis": "x", "y": [0.5588, 0.2596, 0.4857, 0.6957, 0.5505, 0.7353, 0.2525, 0.2345, 0.3615, 0.4682, 0.4804, 0.4891, 0.245, 0.1903, 0.3175, 0.4796, 0.4476, 0.5526, 0.2148, 0.2025, 0.227, 0.329, 0.2143, 0.4427, 0.1212, 0.186, 0.04658, 0.2361, 0.2114, 0.2694, 0.1708, 0.1739, 0.203, 0.3298, 0.2987, 0.319, 0.1518, 0.1738, 0.1989, 0.3298, 0.3043, 0.3238, 0.1894, 0.1383, 0.1779, 0.2256, 0.2517, 0.2347, 0.1709, 0.1674, 0.1894, 0.3063, 0.2806, 0.3041, 0.167, 0.1632, 0.1924, 0.2938, 0.2776, 0.3089, 0.169, 0.1622, 0.1857, 0.314, 0.2974, 0.3059], "yaxis": "y"}], "layout": {"barmode": "relative", "height": 1000, "legend": {"title": {"text": "variable"}, "tracegroupgap": 0}, "title": {"text": "ITS full genus"}, "width": 1600, "xaxis": {"anchor": "y", "autorange": true, "domain": [0, 1], "range": [-0.5, 65.5], "title": {"text": "Samples"}, "type": "category"}, "yaxis": {"anchor": "x", "autorange": true, "domain": [0, 1], "range": [0, 1.053], "ticksuffix": "  ", "title": {"text": "Relative abundance"}, "type": "linear"}}}
